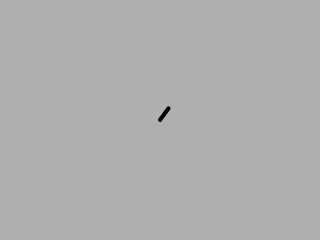
Frame 1 (no input)
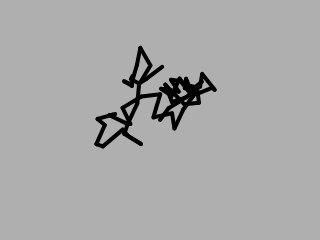
Frame 60 (no input)
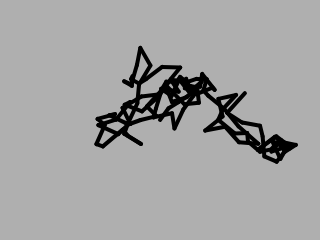
Frame 120 (the mouse pressed at the canvas centre since frame 60)

The p5.js sketch that drew these frames (run headless with seeded random() and noise() and a simulated clock; from frame 60 on, the mouse is pressed at the canvas centre):

// p5.js sketch
// ── sketch.js
// Learning Processing
// Daniel Shiffman
// http://www.learningprocessing.com

// Example 16-9: The scribbler

// Two global variables
var x;
var y;

function setup() {
  createCanvas(320, 240);
  background(175);
  // Start x and y in the center
  x = width/2;
  y = height/2;
}

function draw() {
  // A new x,y location is picked as the current (x,y) plus or minus a random value. 
  // The new location is constrained within the window's pixels.  
  var newx = constrain(x + random(-20, 20), 0, width);
  var newy = constrain(y + random(-20, 20), 0, height);

  // Draw a line from x,y to the newx,newy
  stroke(0);
  strokeWeight(4);
  line(x, y, newx, newy);

  // We save the new location in (x,y) in order to start the process over again.
  x = newx; 
  y = newy;
}
